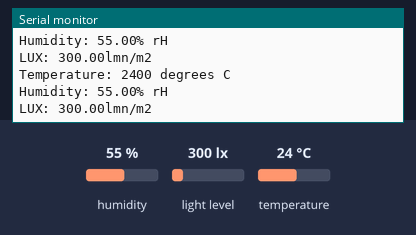
A sketch run on a simulated ESP32. On the bench: the last lines printed to the serial monitor. The inputs (shaded band) are chosen by the test bench; at power-on: humidity 55 %, temperature 24 °C, light level 300 lx. Nothing arrives over Bluetooth unless stated; a phone connects over Bluetooth LE 3 s after start.

Above: at 2.9 s.
3.0 s: humidity set to 22 %
At 4.4 s:
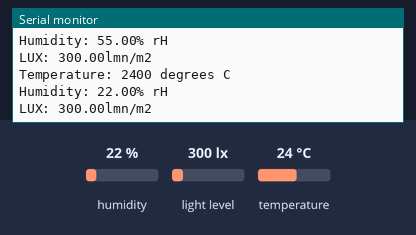
4.5 s: temperature set to 12 °C
6.0 s: humidity set to 40 %
At 6.9 s:
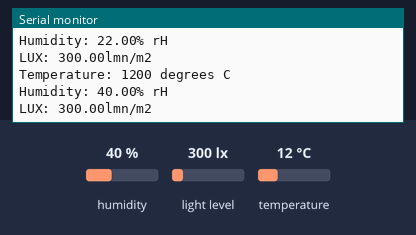
Timing chart, 0 to 9.0 s (numbered marks = the images above; inputs shaded):
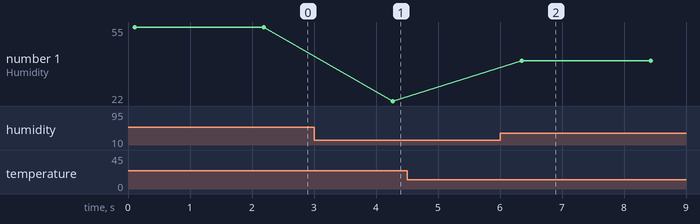

Measured:
- after the input at 3.0 s, the serial monitor: prints a new line after 1.3 s (image 1)
- after the input at 6.0 s, the serial monitor: prints a new line after 0.35 s (image 2)
- plotted number 1: 55 → 22 after the input at 3.0 s, 22 → 40 after the input at 6.0 s

The sketch:

BLE_server_met_sensoren.ino
```cpp
/*
    Based on Neil Kolban example for IDF: https://github.com/nkolban/esp32-snippets/blob/master/cpp_utils/tests/BLE%20Tests/SampleServer.cpp
    Ported to Arduino ESP32 by Evandro Copercini
    updates by chegewara
*/

#include <BLEDevice.h>
#include <BLEUtils.h>
#include <BLEServer.h>
#include "Adafruit_SHTC3.h"
#include "Adafruit_VEML7700.h"

// See the following for generating UUIDs:
// https://www.uuidgenerator.net/

#define SERVICE_UUID        "4fafc201-1fb5-459e-8fcc-c5c9c331914b"
#define CHARACTERISTIC_UUID "beb5483e-36e1-4688-b7f5-ea07361b26a8"
#define CHARACTERISTIC2_UUID "c9abc0b5-2796-4abf-a36e-4f5b50f1a2b0"
#define CHARACTERISTIC3_UUID "763d5eec-c5c5-4497-b7fd-577cf2c7a3ac"


Adafruit_SHTC3 shtc3 = Adafruit_SHTC3();
Adafruit_VEML7700 veml = Adafruit_VEML7700();
 sensors_event_t humidity, temp;
//float temp = temp.temperature;
//float Humidity;
float lux = veml.readLux();


void setup() {
  Serial.begin(115200);
  Serial.println("Starting BLE work!");


  if (! shtc3.begin()) {
    Serial.println("Couldn't find SHTC3");
    while (1) delay(1);
    Serial.println("Found SHTC3 sensor");
  }
    if (! veml.begin()) {
    Serial.println("Couldn't find VEML7700");
    while (1) delay(1);
   Serial.println("Found VEML7700 sensor");
   delay(20);
  }

  BLEDevice::init("ESP32 env device");
  BLEServer *pServer = BLEDevice::createServer();
  BLEService *pService = pServer->createService(SERVICE_UUID);
  BLECharacteristic *pCharacteristic = pService->createCharacteristic(
                                         CHARACTERISTIC_UUID,
                                         BLECharacteristic::PROPERTY_READ |
                                         BLECharacteristic::PROPERTY_WRITE|
                                         BLECharacteristic::PROPERTY_NOTIFY
                                       );

  BLECharacteristic *pCharacteristic1 = pService->createCharacteristic(
                                         CHARACTERISTIC2_UUID,
                                         BLECharacteristic::PROPERTY_READ |
                                         BLECharacteristic::PROPERTY_WRITE|
                                         BLECharacteristic::PROPERTY_NOTIFY
                                       );
   pCharacteristic1->setValue(humidity.relative_humidity);
   delay(5);

    BLECharacteristic *pCharacteristic2 = pService->createCharacteristic(
                                         CHARACTERISTIC3_UUID,
                                         BLECharacteristic::PROPERTY_READ |
                                         BLECharacteristic::PROPERTY_WRITE
                                       );
   pCharacteristic2->setValue("char 3");
   delay(5);


  pService->start();
  // BLEAdvertising *pAdvertising = pServer->getAdvertising();  // this still is working for backward compatibility
  BLEAdvertising *pAdvertising = BLEDevice::getAdvertising();
  pAdvertising->addServiceUUID(SERVICE_UUID);
  pAdvertising->setScanResponse(true);
  pAdvertising->setMinPreferred(0x06);  // functions that help with iPhone connections issue
  pAdvertising->setMinPreferred(0x12);
  BLEDevice::startAdvertising();
  Serial.println(" 3 Characteristics defined! Now you can read it in your phone!");
  delay(20);

  while(1)
  {
    shtc3.getEvent(&humidity, &temp);// populate temp and humidity objects with fresh data  pCharacteristic->setValue(temp.temperature);
    int temperature = (int)(temp.temperature * 100);
    pCharacteristic->setValue(temperature);
    pCharacteristic->notify();
    Serial.print("Temperature: "); Serial.print(temperature); Serial.println(" degrees C");
    Serial.print("Humidity: "); Serial.print(humidity.relative_humidity); Serial.println("% rH");
  Serial.print("LUX: "); Serial.print(lux); Serial.println("lmn/m2");
    delay(2000);
  }
}

void loop() {
  // put your main code here, to run repeatedly:


//  shtc3.getEvent(&humidity, &temp);// populate temp and humidity objects with fresh data  pCharacteristic->setValue(temp.temperature);
//  Serial.print("Temperature: "); Serial.print(temp.temperature); Serial.println(" degrees C");
//  Serial.print("Humidity: "); Serial.print(humidity.relative_humidity); Serial.println("% rH");
//  Serial.print("LUX: "); Serial.print(lux); Serial.println("lmn/m2");
//  delay(2000);
}
```
